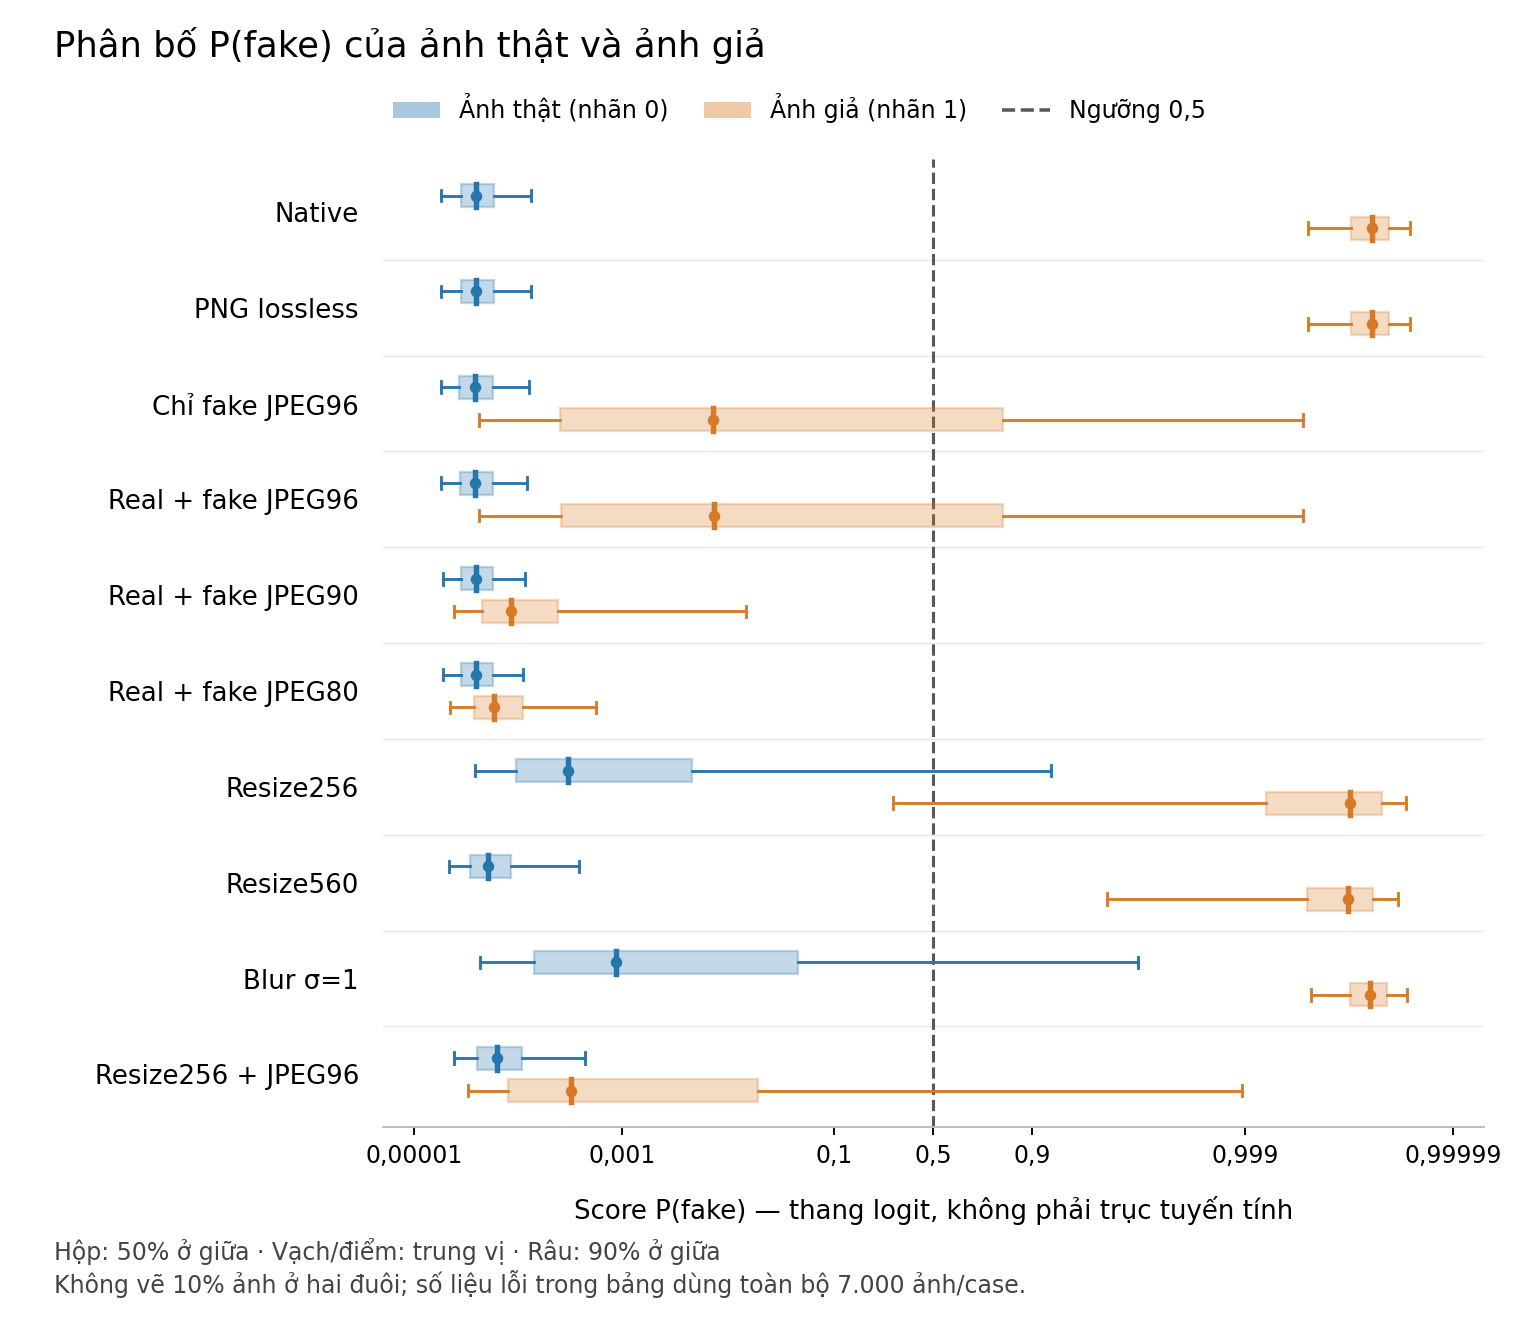

Python code for this plot:
"""Read-only score statistics; no calibration, threshold fitting or image inference.

Compute with the bundled scientific runtime. Plot from the JSON statistics with
Matplotlib (a plotting-only fallback when that library is absent from the bundle).
"""
import argparse
import hashlib
import json
import sys
from pathlib import Path

HERE = Path(__file__).resolve().parent
LABELS = {
    'native': 'Native', 'png_roundtrip': 'PNG lossless',
    'fake_jpeg96': 'Chỉ fake JPEG96', 'all_jpeg96': 'Real + fake JPEG96',
    'all_jpeg90': 'Real + fake JPEG90', 'all_jpeg80': 'Real + fake JPEG80',
    'resize_square256': 'Resize256', 'resize_square560': 'Resize560',
    'blur_sigma1': 'Blur σ=1', 'resize256_jpeg96': 'Resize256 + JPEG96',
}


def file_sha(path):
    h = hashlib.sha256()
    with path.open('rb') as stream:
        for chunk in iter(lambda: stream.read(8*1024*1024), b''):
            h.update(chunk)
    return h.hexdigest()


def compute():
    import numpy as np
    import pandas as pd
    source = HERE/'source/predictions.csv'; original_sha = file_sha(source)
    frame = pd.read_csv(source, float_precision='round_trip')
    saved = pd.read_csv(HERE/'source/metrics.csv')
    native = frame[frame['case'] == 'native'].reset_index(drop=True)
    assert len(frame) == 70000 and len(native) == 7000
    assert set(frame['case']) == set(LABELS)
    groups = {}
    quantiles = dict(q01=.01, q05=.05, q25=.25, median=.5, q75=.75, q95=.95, q99=.99)
    for case, g in frame.groupby('case', sort=False):
        g = g.reset_index(drop=True)
        assert len(g) == 7000 and g.sample_id.is_unique
        for column in ('sample_id', 'label', 'generator', 'batch_id'):
            assert g[column].tolist() == native[column].tolist()
        reference = saved[(saved['case'] == case) & (saved.generator == 'pooled')].iloc[0]
        groups[case] = {}
        for label in (0, 1):
            scores = g.loc[g.label == label, 'prob_fake']
            assert len(scores) == 3500 and np.isfinite(scores).all() and scores.between(0, 1).all()
            positive = int((scores >= .5).sum())
            expected = int(reference.fp if label == 0 else reference.tp)
            assert positive == expected
            stats = {name: float(scores.quantile(q)) for name, q in quantiles.items()}
            stats.update(n=len(scores), min=float(scores.min()), max=float(scores.max()),
                mean=float(scores.mean()), predicted_fake_at_0_5=positive,
                predicted_real_at_0_5=len(scores)-positive,
                misclassified_at_0_5=positive if label == 0 else len(scores)-positive)
            assert all(stats[a] <= stats[b] for a, b in zip(quantiles, list(quantiles)[1:]))
            groups[case][str(label)] = stats
    assert file_sha(source) == original_sha
    result = dict(score_definition='P(fake) after two-class softmax for EVERY image, not P(real) for real images',
        label_definition={'0': 'ground-truth real', '1': 'ground-truth fake'},
        source=str(source), source_sha256=original_sha, source_unchanged=True,
        calibration_applied=False, decision_threshold=.5, n_predictions=len(frame),
        quantiles='Empirical quantiles, pandas linear interpolation. Ranges are data intervals, not confidence intervals.',
        cases=groups)
    (HERE/'score_distribution.json').write_text(json.dumps(result, ensure_ascii=False, indent=2), encoding='utf-8')
    lines = ['# Phân bố score GSD trên 10 case',
        '**Mọi score trong báo cáo đều là P(fake), kể cả score của ảnh thật.** '
        'Không dùng calibration. 3.500 ảnh thật và 3.500 ảnh giả mỗi case. '
        'P(real) của cùng ảnh = 1 − P(fake). Hai trung vị lấy từ hai nhóm ảnh khác nhau không cần cộng bằng 1.',
        'Nguồn: '+str(source), 'SHA-256: `'+original_sha+'`',
        '## Trung vị và lỗi ở ngưỡng 0,5',
        '| Case | Trung vị P(fake) trên ảnh thật | Trung vị P(fake) trên ảnh giả | Ảnh thật bị báo giả (%) | Ảnh giả bị bỏ sót (%) |',
        '|---|---:|---:|---:|---:|']
    for case, group in groups.items():
        real, fake = group['0'], group['1']
        row = (f"| {LABELS[case]} | {real['median']:.8f} | {fake['median']:.8f} | "
               f"{100*real['misclassified_at_0_5']/real['n']:.2f} | "
               f"{100*fake['misclassified_at_0_5']/fake['n']:.2f} |")
        lines.append(row)
        print(row)
    lines.extend(['', '## Khoảng phân bố, không phải khoảng tin cậy',
        'Q25–Q75 chứa khoảng 50% ảnh ở giữa phân bố; Q05–Q95 chứa khoảng 90% ảnh ở giữa. '
        'Các vùng này không bao phủ toàn bộ ảnh hoặc toàn bộ ảnh bị phân loại sai.',
        '| Case | Nhóm ảnh theo nhãn thật | Q05 | Q25 | Trung vị | Q75 | Q95 | Trung bình |',
        '|---|---|---:|---:|---:|---:|---:|---:|'])
    for case, group in groups.items():
        for label in ('0', '1'):
            r = group[label]
            lines.append('| '+LABELS[case]+' | '+('Ảnh thật' if label == '0' else 'Ảnh giả')+' | '+
                         ' | '.join(f'{r[k]:.9g}' for k in ('q05','q25','median','q75','q95','mean'))+' |')
    lines.extend(['', '## Cách đọc biểu đồ',
        'Màu xanh: ảnh thật theo nhãn gốc; màu cam: ảnh giả theo nhãn gốc. '
        'Hộp là Q25–Q75, vạch/điểm là trung vị, râu là Q05–Q95; không vẽ 10% ảnh ở hai đuôi. '
        'Trục ngang dùng thang logit để nhìn rõ score rất nhỏ và rất gần 1; nhãn trục vẫn là P(fake). '
        'Vạch đứng ở 0,5: bên phải bị model nhận là fake, bên trái bị nhận là real.',
        '## Diễn giải',
        'Native/PNG: ảnh thật tập trung gần 0, ảnh giả gần 1. PNG lossless giữ nguyên prediction. '
        'JPEG96: score ảnh giả trải rất rộng và dịch mạnh về 0; score ảnh thật gần như giữ nguyên. '
        'JPEG90/80: hai phân bố chồng lấn nhiều hơn. Resize256/blur: một phần score ảnh thật tăng mạnh, '
        'dù trung vị vẫn dưới 0,5; trung vị một mình không mô tả các đuôi gây báo nhầm. '
        'Resize256+JPEG96 làm score fake thấp và có thêm chồng lấn với real.'])
    (HERE/'score_distribution_report.md').write_text('\n\n'.join(lines[:6])+'\n'+
        '\n'.join(lines[6:])+'\n', encoding='utf-8')
    return result


def plot():
    import matplotlib
    matplotlib.use('Agg')
    import matplotlib.pyplot as plt
    from matplotlib.lines import Line2D
    from matplotlib.patches import Patch
    result = json.loads((HERE/'score_distribution.json').read_text(encoding='utf-8'))
    plt.rcParams.update({'font.family': 'DejaVu Sans', 'font.size': 11})
    colors = {'0': '#2476ad', '1': '#d77a25'}
    fig, ax = plt.subplots(figsize=(9, 7.8))
    for i, (case, groups) in enumerate(result['cases'].items()):
        for label, offset in [('0', -.17), ('1', .17)]:
            s = groups[label]
            statistics = dict(label='', whislo=s['q05'], q1=s['q25'], med=s['median'],
                q3=s['q75'], whishi=s['q95'], fliers=[])
            c = colors[label]
            ax.bxp([statistics], positions=[i+offset], vert=False, widths=.24,
                showfliers=False, manage_ticks=False, patch_artist=True,
                boxprops=dict(facecolor=c, alpha=.27, edgecolor=c, linewidth=1),
                medianprops=dict(color=c, linewidth=2.3), whiskerprops=dict(color=c, linewidth=1.2),
                capprops=dict(color=c, linewidth=1.2))
            ax.scatter(s['median'], i+offset, s=15, color=c, zorder=4)
        if i < len(result['cases'])-1:
            ax.axhline(i+.5, color='#e8e8e8', lw=.6, zorder=0)
    ax.set_xscale('logit')
    ax.set_xlim(.000005, .999995)
    ticks = [.00001, .001, .1, .5, .9, .999, .99999]
    ax.set_xticks(ticks, labels=['0,00001', '0,001', '0,1', '0,5', '0,9', '0,999', '0,99999'])
    ax.minorticks_off()
    ax.axvline(.5, color='#585858', lw=1.3, ls='--', zorder=0)
    ax.set_yticks(range(len(result['cases'])), labels=[LABELS[c] for c in result['cases']])
    ax.set_ylim(len(result['cases'])-.45, -.55)
    ax.set_xlabel('Score P(fake) — thang logit, không phải trục tuyến tính', labelpad=12)
    ax.tick_params(axis='y', length=0, pad=10)
    ax.tick_params(axis='x', labelsize=10)
    ax.spines[['top','right','left']].set_visible(False)
    ax.spines['bottom'].set_color('#bbbbbb')
    legend = [Patch(facecolor=colors['0'], alpha=.4, label='Ảnh thật (nhãn 0)'),
              Patch(facecolor=colors['1'], alpha=.4, label='Ảnh giả (nhãn 1)'),
              Line2D([0],[0], color='#585858', ls='--', label='Ngưỡng 0,5')]
    ax.legend(handles=legend, loc='lower left', bbox_to_anchor=(-.01, 1.015),
              ncol=3, frameon=False, fontsize=10, columnspacing=1.5)
    fig.suptitle('Phân bố P(fake) của ảnh thật và ảnh giả', x=.035, ha='left', y=.98, fontsize=15)
    fig.text(.035,.025,'Hộp: 50% ở giữa · Vạch/điểm: trung vị · Râu: 90% ở giữa\n'
             'Không vẽ 10% ảnh ở hai đuôi; số liệu lỗi trong bảng dùng toàn bộ 7.000 ảnh/case.',
             ha='left', fontsize=10, color='#444444')
    fig.subplots_adjust(left=.25, right=.97, top=.88, bottom=.15)
    target = HERE/'score_distribution.png'
    fig.savefig(target, dpi=170, facecolor='white')
    plt.close(fig)
    print(target)


if __name__ == '__main__':
    if hasattr(sys.stdout, 'reconfigure'):
        sys.stdout.reconfigure(encoding='utf-8')
    parser = argparse.ArgumentParser()
    parser.add_argument('--plot', action='store_true')
    args = parser.parse_args()
    if args.plot:
        plot()
    else:
        compute()
